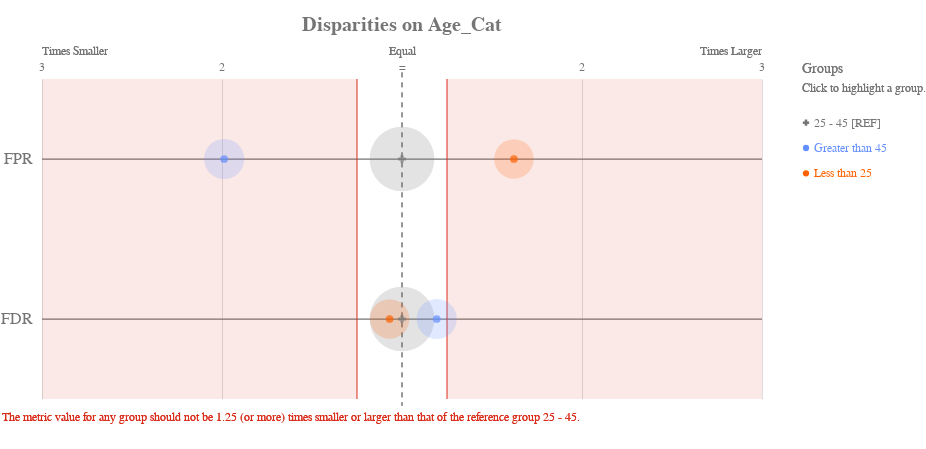

Notebook code for this chart:
### Markdown cell above
Compruebe las disparidades en las categorías de edad:

### Code cell
ap.disparity(bdf, metrics, 'age_cat', fairness_threshold = disparity_tolerance)

### Figure 1 — Vega-Lite specification as saved in the notebook (floating-point values rounded to 4 significant figures)
{"config": {"view": {"continuousWidth": 400, "continuousHeight": 300, "strokeWidth": 0}, "axisLeft": {"labelColor": "rgb(117,117,117)", "labelFont": "Arial", "labelFontSize": 16}, "title": {"align": "center", "baseline": "middle", "color": "rgb(117,117,117)", "font": "Arial", "fontSize": 20, "fontWeight": "bold"}}, "layer": [{"data": {"name": "data-99e6e85d8dec8831ad6997b70771f4a9"}, "mark": {"type": "rule", "stroke": "rgb(117,117,117)", "strokeWidth": 1.25, "tooltip": ""}, "encoding": {"x": {"type": "quantitative", "field": "x", "scale": {"domain": [-2, 2], "range": [40.0, 760.0]}}, "x2": {"field": "x2"}, "y": {"type": "nominal", "axis": {"domain": false, "labelAngle": 0, "labelPadding": -30, "orient": "left", "ticks": false, "title": ""}, "field": "metric", "scale": {"domain": ["FPR", "FDR"], "range": [40.0, 360.0]}}}}, {"data": {"name": "data-79dd248bdaa0ea02c535240e8ad022c8"}, "mark": {"type": "rule", "stroke": "rgb(117,117,117)", "strokeDash": [5, 5], "strokeWidth": 1}, "encoding": {"tooltip": {"value": "25 - 45 [REF]"}, "x": {"value": 400.0}, "y": {"value": 33.33}, "y2": {"value": 366.7}}}, {"data": {"name": "data-c233327f4cd9b4c2df31bf8015c83e4a"}, "mark": {"type": "text", "align": "center", "color": "rgb(117,117,117)", "font": "Arial", "fontSize": 12, "fontWeight": "normal", "tooltip": ""}, "encoding": {"text": {"type": "nominal", "field": "label"}, "x": {"type": "quantitative", "field": "value", "scale": {"domain": [-2, 2], "range": [40.0, 760.0]}}, "y": {"value": 28.0}}}, {"layer": [{"mark": {"type": "text", "align": "left", "fill": "rgb(117,117,117)", "font": "Arial", "fontSize": 12, "fontWeight": "normal", "tooltip": ""}, "encoding": {"text": {"value": "Times Smaller"}, "x": {"value": 40.0}, "y": {"value": 12.0}}}, {"mark": {"type": "text", "align": "right", "fill": "rgb(117,117,117)", "font": "Arial", "fontSize": 12, "fontWeight": "normal", "tooltip": ""}, "encoding": {"text": {"value": "Times Larger"}, "x": {"value": 760.0}, "y": {"value": 12.0}}}, {"mark": {"type": "text", "align": "center", "fill": "rgb(117,117,117)", "font": "Arial", "fontSize": 12, "fontWeight": "normal", "tooltip": ""}, "encoding": {"text": {"value": "Equal"}, "x": {"value": 400.0}, "y": {"value": 12.0}}}], "data": {"name": "data-79dd248bdaa0ea02c535240e8ad022c8"}}, {"layer": [{"mark": {"type": "rule", "opacity": 0.8, "stroke": "rgb(217, 46, 28)", "strokeWidth": 1.25, "tooltip": ""}, "encoding": {"x": {"type": "quantitative", "field": "min", "scale": {"domain": [-2, 2], "range": [40.0, 760.0]}}, "y": {"value": 40.0}, "y2": {"value": 360.0}}}, {"mark": {"type": "rule", "opacity": 0.8, "stroke": "rgb(217, 46, 28)", "strokeWidth": 1.25, "tooltip": ""}, "encoding": {"x": {"type": "quantitative", "field": "max", "scale": {"domain": [-2, 2], "range": [40.0, 760.0]}}, "y": {"value": 40.0}, "y2": {"value": 360.0}}}, {"layer": [{"mark": {"type": "rect", "fill": "rgb(217, 46, 28)", "opacity": 0.1, "tooltip": ""}, "encoding": {"x": {"type": "quantitative", "field": "min", "scale": {"domain": [-2, 2], "range": [40.0, 760.0]}}, "x2": {"field": "lower_end"}, "y": {"value": 40.0}, "y2": {"value": 360.0}}}, {"mark": {"type": "rect", "fill": "rgb(217, 46, 28)", "opacity": 0.1, "tooltip": ""}, "encoding": {"x": {"type": "quantitative", "field": "max", "scale": {"domain": [-2, 2], "range": [40.0, 760.0]}}, "x2": {"field": "upper_end"}, "y": {"value": 40.0}, "y2": {"value": 360.0}}}]}, {"data": {"name": "data-79dd248bdaa0ea02c535240e8ad022c8"}, "mark": {"type": "text", "align": "left", "baseline": "top", "fill": "rgb(217, 46, 28)", "font": "Arial", "fontSize": 12, "fontWeight": "normal", "tooltip": ""}, "encoding": {"text": {"value": "The metric value for any group should not be 1.25 (or more) times smaller or larger than that of the reference group 25 - 45."}, "x": {"value": 0}, "y": {"value": 373.3}}}], "data": {"name": "data-feb20f5d4dfe62687617135ffee93d46"}}, {"layer": [{"mark": "circle"}, {"data": {"name": "data-c5fcec4d0b05c4530fe149fbb967fb54"}, "mark": {"type": "circle", "opacity": 0.2}, "encoding": {"color": {"condition": {"type": "nominal", "field": "attribute_value", "legend": null, "scale": {"domain": ["25 - 45", "Greater than 45", "Less than 25"], "range": ["rgb(117,117,117)", "rgb(100, 143, 255)", "rgb(254, 97, 0)", "rgb(220, 38, 127)", "rgb(255, 176, 0)", "rgb(120, 94, 240)"]}, "selection": "selector025"}, "value": "rgb(224,224,224)"}, "size": {"type": "quantitative", "field": "group_size", "legend": null, "scale": {"domain": [0, 4931.0], "range": [0, 5027.0]}}, "tooltip": [{"type": "nominal", "field": "attribute_value", "title": "Group"}, {"type": "nominal", "field": "tooltip_group_size", "title": "Group Size"}, {"type": "nominal", "field": "tooltip_disparity_explanation_fpr", "title": "Disparity"}, {"type": "quantitative", "field": "fpr", "format": ".2f", "title": "FPR"}], "x": {"type": "quantitative", "axis": {"domain": false, "labels": false, "ticks": false, "title": null, "values": [1, 2, -2, -1]}, "field": "fpr_disparity_scaled", "scale": {"domain": [-2, 2], "range": [40.0, 760.0]}}, "y": {"type": "nominal", "axis": {"domain": false, "grid": false, "labels": false, "ticks": false, "title": " "}, "field": "metric_variable", "scale": {"domain": ["FPR", "FDR"], "range": [40.0, 360.0]}}}, "selection": {"selector027": {"type": "multi", "empty": "all", "fields": ["attribute_value"]}}, "transform": [{"calculate": "'FPR'", "as": "metric_variable"}]}, {"data": {"name": "data-c5fcec4d0b05c4530fe149fbb967fb54"}, "mark": {"type": "circle", "opacity": 0.2}, "encoding": {"color": {"condition": {"type": "nominal", "field": "attribute_value", "legend": null, "scale": {"domain": ["25 - 45", "Greater than 45", "Less than 25"], "range": ["rgb(117,117,117)", "rgb(100, 143, 255)", "rgb(254, 97, 0)", "rgb(220, 38, 127)", "rgb(255, 176, 0)", "rgb(120, 94, 240)"]}, "selection": "selector025"}, "value": "rgb(224,224,224)"}, "size": {"type": "quantitative", "field": "group_size", "legend": null, "scale": {"domain": [0, 4931.0], "range": [0, 5027.0]}}, "tooltip": [{"type": "nominal", "field": "attribute_value", "title": "Group"}, {"type": "nominal", "field": "tooltip_group_size", "title": "Group Size"}, {"type": "nominal", "field": "tooltip_disparity_explanation_fdr", "title": "Disparity"}, {"type": "quantitative", "field": "fdr", "format": ".2f", "title": "FDR"}], "x": {"type": "quantitative", "axis": {"domain": false, "labels": false, "ticks": false, "title": null, "values": [1, 2, -2, -1]}, "field": "fdr_disparity_scaled", "scale": {"domain": [-2, 2], "range": [40.0, 760.0]}}, "y": {"type": "nominal", "axis": {"domain": false, "grid": false, "labels": false, "ticks": false, "title": " "}, "field": "metric_variable", "scale": {"domain": ["FPR", "FDR"], "range": [40.0, 360.0]}}}, "selection": {"selector029": {"type": "multi", "empty": "all", "fields": ["attribute_value"]}}, "transform": [{"calculate": "'FDR'", "as": "metric_variable"}]}, {"layer": [{"mark": "point"}, {"data": {"name": "data-c5fcec4d0b05c4530fe149fbb967fb54"}, "mark": {"type": "point", "filled": true, "size": 60}, "encoding": {"color": {"condition": {"type": "nominal", "field": "attribute_value", "legend": null, "scale": {"domain": ["25 - 45", "Greater than 45", "Less than 25"], "range": ["rgb(117,117,117)", "rgb(100, 143, 255)", "rgb(254, 97, 0)", "rgb(220, 38, 127)", "rgb(255, 176, 0)", "rgb(120, 94, 240)"]}, "selection": "selector025"}, "value": "rgb(224,224,224)"}, "shape": {"type": "nominal", "field": "attribute_value", "legend": null, "scale": {"domain": ["25 - 45", "Greater than 45", "Less than 25"], "range": ["cross", "circle", "circle"]}}, "tooltip": [{"type": "nominal", "field": "attribute_value", "title": "Group"}, {"type": "nominal", "field": "tooltip_group_size", "title": "Group Size"}, {"type": "nominal", "field": "tooltip_disparity_explanation_fpr", "title": "Disparity"}, {"type": "quantitative", "field": "fpr", "format": ".2f", "title": "FPR"}], "x": {"type": "quantitative", "axis": {"domain": false, "labels": false, "ticks": false, "title": null, "values": [1, 2, -2, -1]}, "field": "fpr_disparity_scaled", "scale": {"domain": [-2, 2], "range": [40.0, 760.0]}}, "y": {"type": "nominal", "axis": {"domain": false, "grid": false, "labels": false, "ticks": false, "title": " "}, "field": "metric_variable", "scale": {"domain": ["FPR", "FDR"], "range": [40.0, 360.0]}}}, "selection": {"selector026": {"type": "multi", "empty": "all", "fields": ["attribute_value"]}}, "transform": [{"calculate": "'FPR'", "as": "metric_variable"}]}, {"data": {"name": "data-c5fcec4d0b05c4530fe149fbb967fb54"}, "mark": {"type": "point", "filled": true, "size": 60}, "encoding": {"color": {"condition": {"type": "nominal", "field": "attribute_value", "legend": null, "scale": {"domain": ["25 - 45", "Greater than 45", "Less than 25"], "range": ["rgb(117,117,117)", "rgb(100, 143, 255)", "rgb(254, 97, 0)", "rgb(220, 38, 127)", "rgb(255, 176, 0)", "rgb(120, 94, 240)"]}, "selection": "selector025"}, "value": "rgb(224,224,224)"}, "shape": {"type": "nominal", "field": "attribute_value", "legend": null, "scale": {"domain": ["25 - 45", "Greater than 45", "Less than 25"], "range": ["cross", "circle", "circle"]}}, "tooltip": [{"type": "nominal", "field": "attribute_value", "title": "Group"}, {"type": "nominal", "field": "tooltip_group_size", "title": "Group Size"}, {"type": "nominal", "field": "tooltip_disparity_explanation_fdr", "title": "Disparity"}, {"type": "quantitative", "field": "fdr", "format": ".2f", "title": "FDR"}], "x": {"type": "quantitative", "axis": {"domain": false, "labels": false, "ticks": false, "title": null, "values": [1, 2, -2, -1]}, "field": "fdr_disparity_scaled", "scale": {"domain": [-2, 2], "range": [40.0, 760.0]}}, "y": {"type": "nominal", "axis": {"domain": false, "grid": false, "labels": false, "ticks": false, "title": " "}, "field": "metric_variable", "scale": {"domain": ["FPR", "FDR"], "range": [40.0, 360.0]}}}, "selection": {"selector028": {"type": "multi", "empty": "all", "fields": ["attribute_value"]}}, "transform": [{"calculate": "'FDR'", "as": "metric_variable"}]}]}]}, {"layer": [{"mark": {"type": "point", "filled": true, "opacity": 1, "size": 39.48}, "encoding": {"color": {"condition": {"type": "nominal", "field": "attribute_value", "legend": null, "scale": {"domain": ["25 - 45", "Greater than 45", "Less than 25"], "range": ["rgb(117,117,117)", "rgb(100, 143, 255)", "rgb(254, 97, 0)", "rgb(220, 38, 127)", "rgb(255, 176, 0)", "rgb(120, 94, 240)"]}, "selection": "selector025"}, "value": "rgb(224,224,224)"}, "shape": {"type": "nominal", "field": "attribute_value", "legend": null, "scale": {"domain": ["25 - 45", "Greater than 45", "Less than 25"], "range": ["cross", "circle", "circle"]}}, "x": {"value": 804}, "y": {"type": "nominal", "axis": {"domain": false, "grid": false, "labels": false, "ticks": false, "title": " "}, "field": "attribute_value", "scale": {"domain": ["25 - 45", "Greater than 45", "Less than 25"], "range": [71, 147]}}}, "selection": {"selector025": {"type": "multi", "empty": "all", "fields": ["attribute_value"]}}}, {"mark": {"type": "text", "align": "left", "baseline": "middle", "font": "Arial", "fontSize": 12, "fontWeight": "normal"}, "encoding": {"color": {"condition": {"type": "nominal", "field": "attribute_value", "legend": null, "scale": {"domain": ["25 - 45", "Greater than 45", "Less than 25"], "range": ["rgb(117,117,117)", "rgb(100, 143, 255)", "rgb(254, 97, 0)", "rgb(220, 38, 127)", "rgb(255, 176, 0)", "rgb(120, 94, 240)"]}, "selection": "selector025"}, "value": "rgb(224,224,224)"}, "text": {"type": "nominal", "field": "label"}, "x": {"value": 812}, "y": {"type": "nominal", "axis": {"domain": false, "grid": false, "labels": false, "ticks": false, "title": " "}, "field": "attribute_value", "scale": {"domain": ["25 - 45", "Greater than 45", "Less than 25"], "range": [71, 147]}}}, "selection": {"selector030": {"type": "multi", "empty": "all", "fields": ["attribute_value"]}}}, {"data": {"name": "data-79dd248bdaa0ea02c535240e8ad022c8"}, "mark": {"type": "text", "align": "left", "baseline": "middle", "color": "rgb(117,117,117)", "font": "Arial", "fontSize": 12, "fontWeight": "normal"}, "encoding": {"text": {"value": "Click to highlight a group."}, "x": {"value": 800}, "y": {"value": 49}}}, {"data": {"name": "data-79dd248bdaa0ea02c535240e8ad022c8"}, "mark": {"type": "text", "align": "left", "baseline": "middle", "color": "rgb(117,117,117)", "font": "Arial", "fontSize": 14, "fontWeight": "normal"}, "encoding": {"text": {"value": "Groups"}, "x": {"value": 800}, "y": {"value": 30}}}], "data": {"name": "data-8ae729f79f224d7c661f39ca30ebb19e"}}], "height": 400, "padding": {"top": 15, "bottom": 10}, "resolve": {"scale": {"size": "independent", "y": "independent"}}, "title": "Disparities on Age_Cat", "width": 800, "$schema": "https://vega.github.io/schema/vega-lite/v4.8.1.json", "datasets": {"data-99e6e85d8dec8831ad6997b70771f4a9": [{"metric": "FPR", "x": -2, "x2": 2}, {"metric": "FDR", "x": -2, "x2": 2}], "data-79dd248bdaa0ea02c535240e8ad022c8": [{"a": 1, "b": 0}, {"a": 1, "b": 0}], "data-c233327f4cd9b4c2df31bf8015c83e4a": [{"value": 1, "label": 2}, {"value": 2, "label": 3}, {"value": -2, "label": 3}, {"value": -1, "label": 2}, {"value": 0, "label": "="}], "data-feb20f5d4dfe62687617135ffee93d46": [{"min": -0.25, "max": 0.25, "lower_end": -2, "upper_end": 2}], "data-c5fcec4d0b05c4530fe149fbb967fb54": [{"attribute_name": "age_cat", "attribute_value": "25 - 45", "group_size": 4109, "total_entities": 7214, "fpr": 0.3338, "fdr": 0.3851, "fpr_disparity": 1.0, "fdr_disparity": 1.0, "fpr_disparity_scaled": 0.0, "fdr_disparity_scaled": 0.0, "tooltip_group_size": "4,109 (56.96%)", "tooltip_disparity_explanation_fpr": "Reference group", "tooltip_disparity_explanation_fdr": "Reference group"}, {"attribute_name": "age_cat", "attribute_value": "Greater than 45", "group_size": 1576, "total_entities": 7214, "fpr": 0.1679, "fdr": 0.4594, "fpr_disparity": 0.503, "fdr_disparity": 1.193, "fpr_disparity_scaled": -0.9879, "fdr_disparity_scaled": 0.1928, "tooltip_group_size": "1,576 (21.85%)", "tooltip_disparity_explanation_fpr": "1.99 times smaller FPR than the reference group", "tooltip_disparity_explanation_fdr": "1.19 times larger FDR than the reference group"}, {"attribute_name": "age_cat", "attribute_value": "Less than 25", "group_size": 1529, "total_entities": 7214, "fpr": 0.5414, "fdr": 0.3604, "fpr_disparity": 1.622, "fdr_disparity": 0.9357, "fpr_disparity_scaled": 0.6219, "fdr_disparity_scaled": -0.06875, "tooltip_group_size": "1,529 (21.19%)", "tooltip_disparity_explanation_fpr": "1.62 times larger FPR than the reference group", "tooltip_disparity_explanation_fdr": "1.07 times smaller FDR than the reference group"}], "data-8ae729f79f224d7c661f39ca30ebb19e": [{"attribute_value": "25 - 45", "label": "25 - 45 [REF]"}, {"attribute_value": "Greater than 45", "label": "Greater than 45"}, {"attribute_value": "Less than 25", "label": "Less than 25"}]}}
